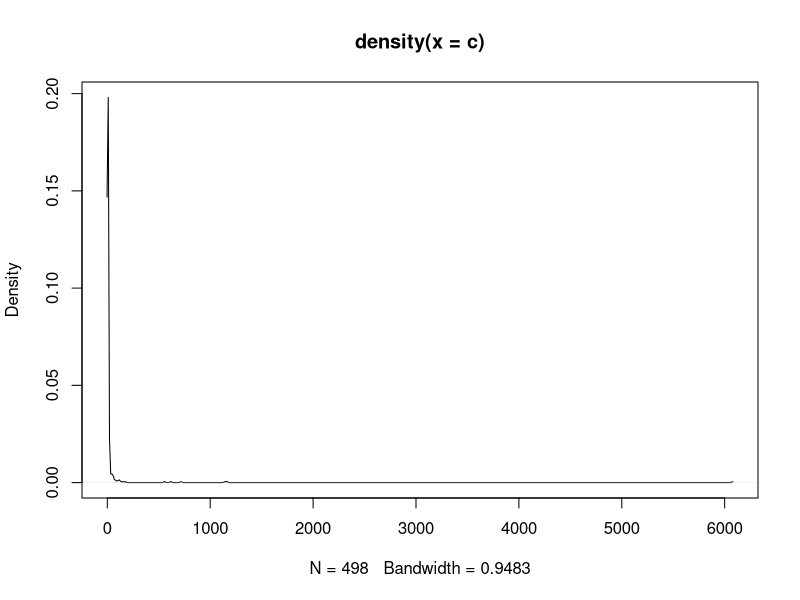
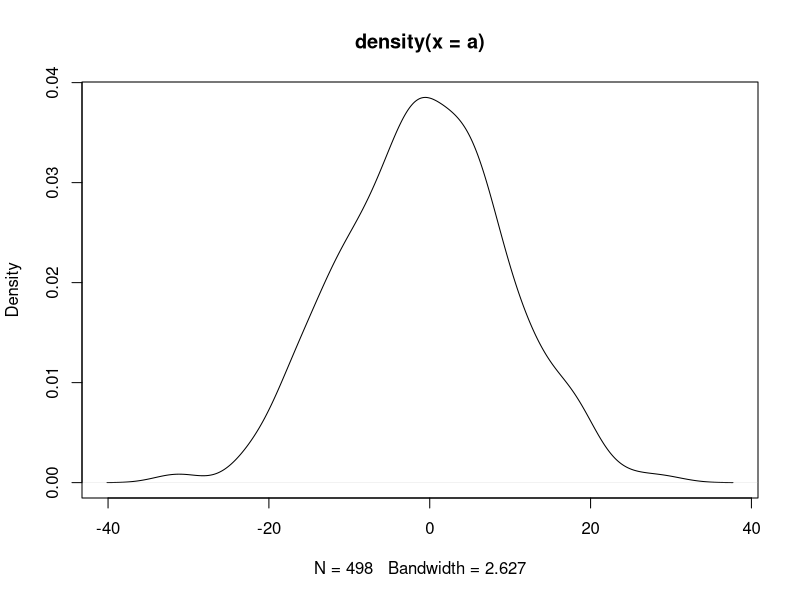
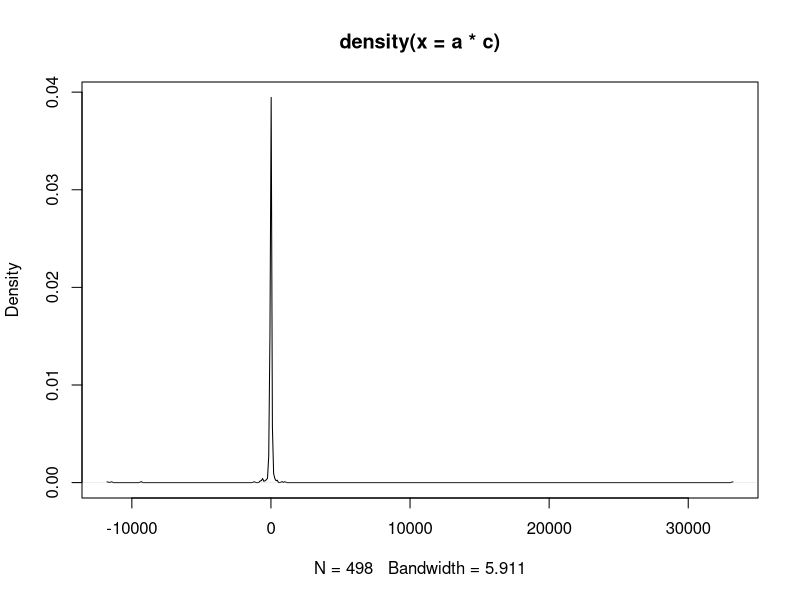

R code for these plots, in order: (Note: this script raises an error after producing the figures.)
b <- rcauchy(1000, location = 0, scale = 2.5)
c <- b[b>=0]
N <- length(c)

table(round(c,0))
plot(density(c))

a=rnorm(length(c),0,10)
plot(density(a))
table(round(a,0))

plot(density(a*c))

dc <- NULL
for (i in 1:length(N)){
  dc[i]=rnorm(1,0,1/c[i])

}

plot(density(dc))
mean(a*c)
mean(dc)


g <- rgamma(N,0.001,0.001)
dg <- NULL
for (i in 1:length(N)){
  dg[i]=rnorm(1,0,1/g)

}